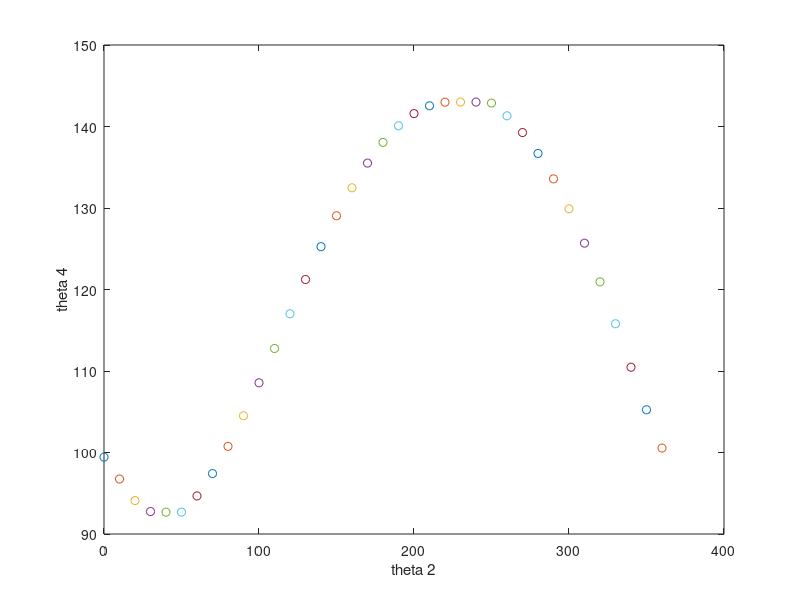

Source code (MATLAB):
L1 = 20;
L2 = 6;
L3 = 18;
L4 = 14;

p1 = L1/L4;
p2 = L1/L2;
p3 = (L1^2+L2^2+L4^2-L3^2)/(2*L2*L4);

err = 0.0001;

th4 = 80;

for th2 = 0:10:360
e = 1;
n=0;

while e > err
    th4g = th4;
    fx = cosd(th2-th4g) + p1*cosd(th2) - p2*cosd(th4g) - p3;
    fxp = sind(th2-th4g) + p2*sind(th4);
    th4 = th4g - fx/fxp;
    e = abs(th4 - th4g)/th4;
    n=n+1;
end
plot(th2,th4, 'o');
hold on
end
xlabel('theta 2');
ylabel('theta 4');